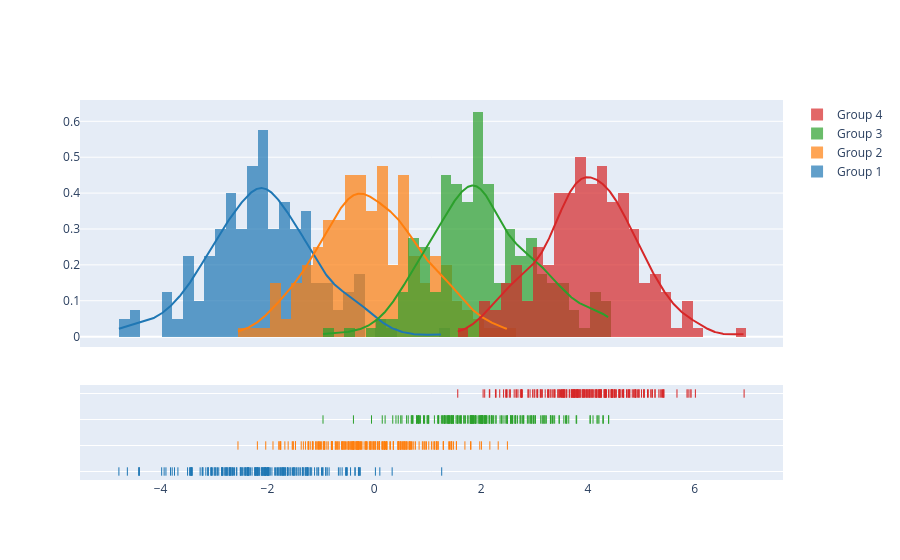

Notebook code for this chart:
### Code cell
import plotly.figure_factory as ff

# Add histogram data
x1 = np.random.randn(200) - 2
x2 = np.random.randn(200)
x3 = np.random.randn(200) + 2
x4 = np.random.randn(200) + 4

# Group data together
hist_data = [x1, x2, x3, x4]

group_labels = ['Group 1', 'Group 2', 'Group 3', 'Group 4']

# Create distplot with custom bin_size
fig = ff.create_distplot(hist_data, group_labels, bin_size=.2)
fig.show()

### Figure 1 — Plotly figure (JSON) as saved in the notebook; plotly's stock layout.template omitted (floating-point values rounded to 4 significant figures; data arrays with more than 128 entries replaced by an {"elided": "..."} marker saying what was removed)
{"data": [{"autobinx": false, "histnorm": "probability density", "legendgroup": "Group 1", "marker": {"color": "rgb(31, 119, 180)"}, "name": "Group 1", "opacity": 0.7, "type": "histogram", "x": {"elided": "200 float values"}, "xaxis": "x", "xbins": {"end": 1.263, "size": 0.2, "start": -4.78}, "yaxis": "y"}, {"autobinx": false, "histnorm": "probability density", "legendgroup": "Group 2", "marker": {"color": "rgb(255, 127, 14)"}, "name": "Group 2", "opacity": 0.7, "type": "histogram", "x": {"elided": "200 float values"}, "xaxis": "x", "xbins": {"end": 2.493, "size": 0.2, "start": -2.551}, "yaxis": "y"}, {"autobinx": false, "histnorm": "probability density", "legendgroup": "Group 3", "marker": {"color": "rgb(44, 160, 44)"}, "name": "Group 3", "opacity": 0.7, "type": "histogram", "x": {"elided": "200 float values"}, "xaxis": "x", "xbins": {"end": 4.389, "size": 0.2, "start": -0.9593}, "yaxis": "y"}, {"autobinx": false, "histnorm": "probability density", "legendgroup": "Group 4", "marker": {"color": "rgb(214, 39, 40)"}, "name": "Group 4", "opacity": 0.7, "type": "histogram", "x": {"elided": "200 float values"}, "xaxis": "x", "xbins": {"end": 6.923, "size": 0.2, "start": 1.563}, "yaxis": "y"}, {"legendgroup": "Group 1", "marker": {"color": "rgb(31, 119, 180)"}, "mode": "lines", "name": "Group 1", "showlegend": false, "type": "scatter", "x": {"elided": "500 float values"}, "xaxis": "x", "y": {"elided": "500 float values"}, "yaxis": "y"}, {"legendgroup": "Group 2", "marker": {"color": "rgb(255, 127, 14)"}, "mode": "lines", "name": "Group 2", "showlegend": false, "type": "scatter", "x": {"elided": "500 float values"}, "xaxis": "x", "y": {"elided": "500 float values"}, "yaxis": "y"}, {"legendgroup": "Group 3", "marker": {"color": "rgb(44, 160, 44)"}, "mode": "lines", "name": "Group 3", "showlegend": false, "type": "scatter", "x": {"elided": "500 float values"}, "xaxis": "x", "y": {"elided": "500 float values"}, "yaxis": "y"}, {"legendgroup": "Group 4", "marker": {"color": "rgb(214, 39, 40)"}, "mode": "lines", "name": "Group 4", "showlegend": false, "type": "scatter", "x": {"elided": "500 float values"}, "xaxis": "x", "y": {"elided": "500 float values"}, "yaxis": "y"}, {"legendgroup": "Group 1", "marker": {"color": "rgb(31, 119, 180)", "symbol": "line-ns-open"}, "mode": "markers", "name": "Group 1", "showlegend": false, "type": "scatter", "x": {"elided": "200 float values"}, "xaxis": "x", "y": {"elided": "200 str values"}, "yaxis": "y2"}, {"legendgroup": "Group 2", "marker": {"color": "rgb(255, 127, 14)", "symbol": "line-ns-open"}, "mode": "markers", "name": "Group 2", "showlegend": false, "type": "scatter", "x": {"elided": "200 float values"}, "xaxis": "x", "y": {"elided": "200 str values"}, "yaxis": "y2"}, {"legendgroup": "Group 3", "marker": {"color": "rgb(44, 160, 44)", "symbol": "line-ns-open"}, "mode": "markers", "name": "Group 3", "showlegend": false, "type": "scatter", "x": {"elided": "200 float values"}, "xaxis": "x", "y": {"elided": "200 str values"}, "yaxis": "y2"}, {"legendgroup": "Group 4", "marker": {"color": "rgb(214, 39, 40)", "symbol": "line-ns-open"}, "mode": "markers", "name": "Group 4", "showlegend": false, "type": "scatter", "x": {"elided": "200 float values"}, "xaxis": "x", "y": {"elided": "200 str values"}, "yaxis": "y2"}], "layout": {"barmode": "overlay", "hovermode": "closest", "legend": {"traceorder": "reversed"}, "xaxis": {"anchor": "y2", "domain": [0.0, 1.0], "zeroline": false}, "yaxis": {"anchor": "free", "domain": [0.35, 1], "position": 0.0}, "yaxis2": {"anchor": "x", "domain": [0, 0.25], "dtick": 1, "showticklabels": false}}}
